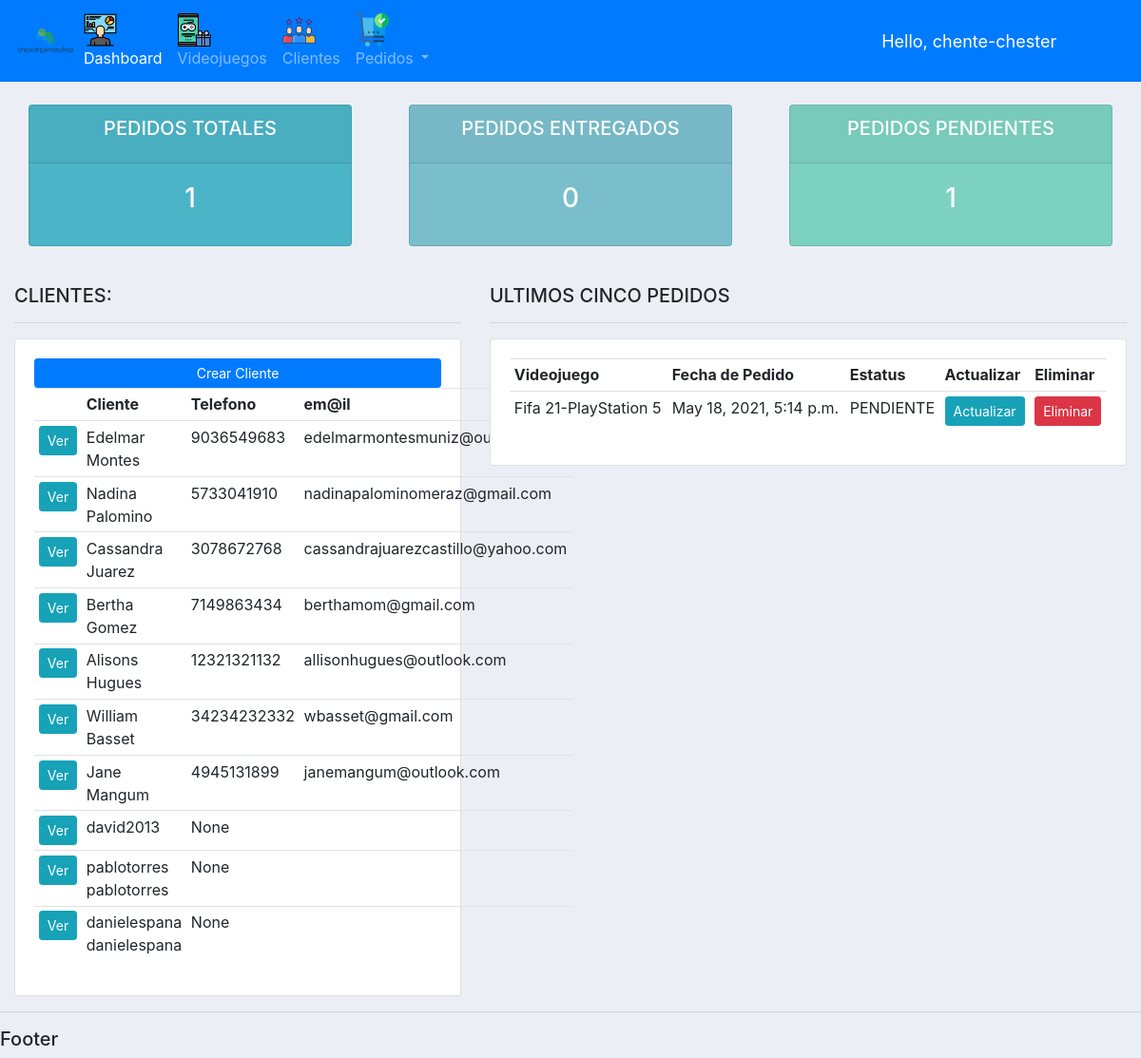
The app's page / (signed in), older data.
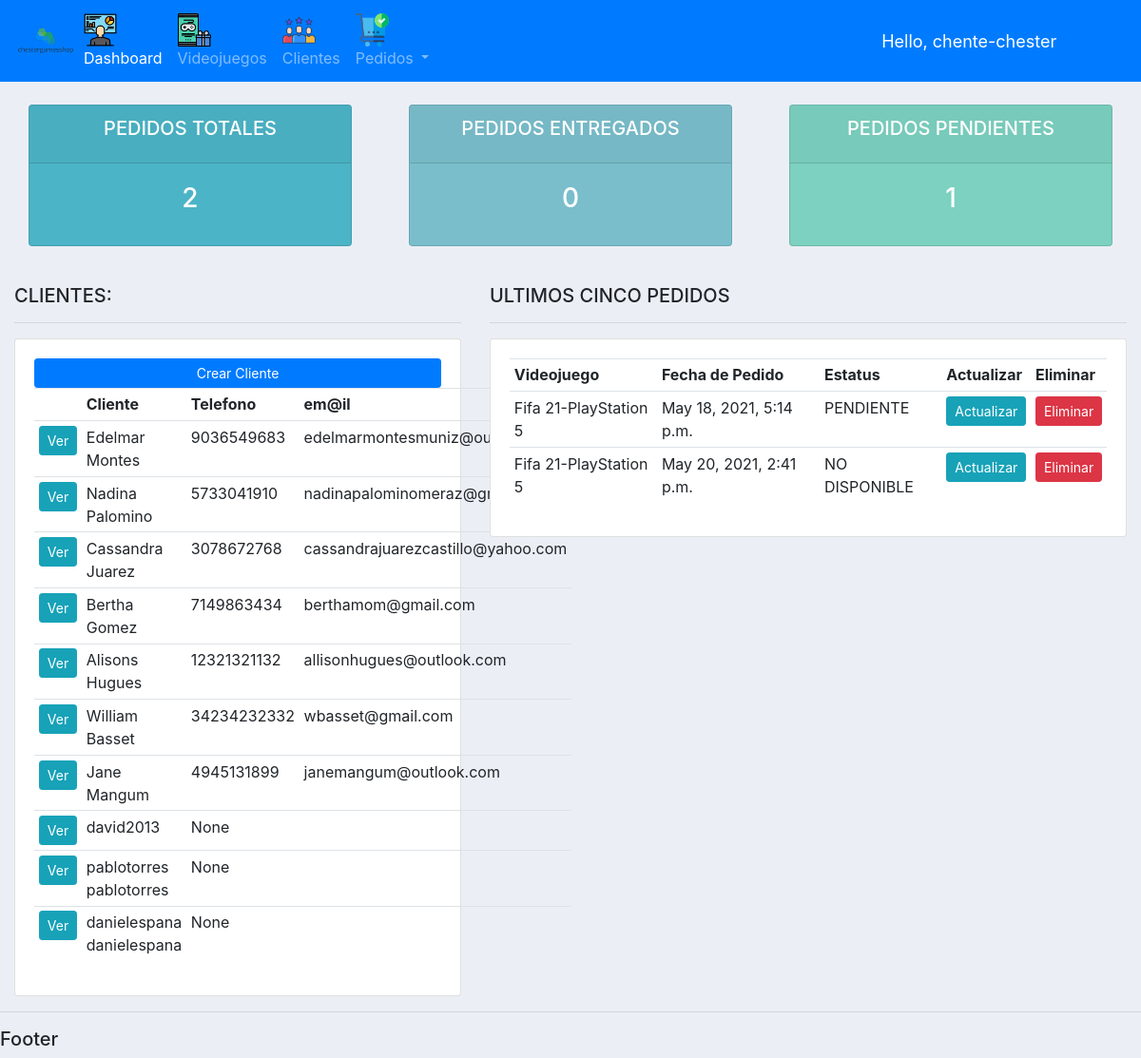
The same page, newer data.
### cuentas/models.py (models this page shows, shortened)
class Cliente(models.Model):
    user = models.OneToOneField(User,null=True,blank=True,on_delete=models.CASCADE)
    primer_nombre = models.CharField(max_length=200)
    segundo_nombre = models.CharField(max_length=200,blank=True)
    primer_apellido = models.CharField(max_length=200)
    segundo_apellido = models.CharField(max_length=200,blank=True)
    email = models.EmailField()
    telefono = models.BigIntegerField(null=True,blank=True)
    perfil_foto = models.ImageField(default="user.png",null=True,blank=True,upload_to='fotosperfil')
    fecha_creacion = models.DateTimeField(auto_now_add=True,null=True)

class Pedido(models.Model):
    ESTATUS = (
        ('PENDIENTE','PENDIENTE'),
        ('NO DISPONIBLE','NO DISPONIBLE'),
        ('ENTREGADO','ENTREGADO'),
    )
    cliente = models.ForeignKey(Cliente,null=True,on_delete = models.SET_NULL)
    videojuego = models.ForeignKey(Videojuego,null=True,on_delete = models.SET_NULL)
    fecha_pedido = models.DateTimeField(auto_now_add=True,null=True)
    estatus = models.CharField(max_length=200,null=True,choices=ESTATUS)
    nota = models.CharField(max_length=1000,null=True)

class Videojuego(models.Model):
    caratula = models.ImageField(upload_to='caratulas')
    nombre = models.CharField(max_length=200)
    PLAYSTATION5 = 'PlayStation 5'
    XBOXSERIES = 'XBOX Series'
    PLAYSTATION4 = 'PlayStation 4'
    XBOXONE = 'Xbox ONE'
    COMPUTADORA = 'PC'
    NINTENDOSWITCH = 'Nintendo Switch'
    ELECCION_PLATAFORMA = [
        (PLAYSTATION5,'PlayStation 5'),
        (XBOXSERIES,'XBOX Series'),
        (PLAYSTATION4,'PlayStation 4'),
        (XBOXONE,'XBOXONE'),
        (COMPUTADORA,'PC'),
        (NINTENDOSWITCH,'Nintendo Switch'),
    ]
    plataforma = models.CharField(max_length=50,
    choices=ELECCION_PLATAFORMA,
    default=PLAYSTATION4)
    ACCIONYAVENTURAS = 'Accion y Aventuras'
    JUEGOSMESA = 'Juegos de Mesa'
    FAMILIAR = 'Familiar'
    LUCHA = 'Lucha'
    PLATAFORMAS = 'Plataformas'
    PUZZLES = 'Puzzles'
    CARRERAS = 'Carreras'
    JUEGOSROL = 'Juegos de Rol'
    TIROS = 'FPS'
    SIMULACION = 'Simulacion'
    DEPORTES = 'Deportes'
    ESTRATEGIA = 'Estrategia'
    ELECCION_GENERO = [
        (ACCIONYAVENTURAS,'Accion y Aventuras'),
        (JUEGOSMESA,'Juegos de Mesa'),
        (FAMILIAR , 'Familiar'),
        (LUCHA , 'Lucha'),
        (PLATAFORMAS , 'Plataformas'),
        (PUZZLES , 'Puzzles'),
        (CARRERAS , 'Carreras'),
        (JUEGOSROL , 'Juegos de Rol'),
        (TIROS , 'FPS'),
        (SIMULACION , 'Simulacion'),
        (DEPORTES , 'Deportes'),
        (ESTRATEGIA , 'Estrategia'),
    ]
    genero = models.CharField(max_length=50,
    choices=ELECCION_GENERO,
    default=ACCIONYAVENTURAS)
    TODOS = 'E'
    TODOS10 = 'E+10'
    ADOLESCENTES = 'T'
    ADULTOS = 'M'
    PENDIENTE = 'RP'
    ELECCION_CLASIFICACION = [
        (TODOS , 'TODOS'),
        (TODOS10,'TODOS+10'),
        (ADOLESCENTES,'ADOLESCENTES'),
        (ADULTOS,'ADULTOS'),
        (PENDIENTE,'PENDIENTE'),
    ]
    clasificacion = models.CharField(max_length=50,
    choices=ELECCION_CLASIFICACION,
    default=TODOS,blank=True)
    descripcion = models.CharField(max_length=200,blank=True)
    fecha_lanzamiento = models.DateTimeField(blank=True)
    precio = models.FloatField(blank=True)
    tags = models.ManyToManyField(Tag)
    stock = models.IntegerField(blank=True)
    def __str__(self):
        return self.nombre+"-"+self.plataforma

### cuentas/decorators.py (the view)
    def wrapper_function(request, *args, **kwargs):
        group = None
        if request.user.groups.exists():
            group = request.user.groups.all()[0].name
        if group == 'clientes':
            return redirect('user-page')
        if group == 'admin':
            return view_func(request,*args, **kwargs)

### cuentas/templates/cuentas/dashboard.html (shortened to what this page needs)
{% extends 'cuentas/main.html' %}
{% block content %}
{% include 'cuentas/estatus.html' %}
<br>
<div class="row">
    <div class="col-md-5">
        <h5>  CLIENTES:</h5>
        <hr>
        <div class="card card-body">
            <a class="btn btn-primary btn-sm btn-block" href="">
                Crear Cliente
            </a>
            <table class="table table-sm">
                <tr>
                    <th></th>
                    <th>Cliente</th>
                    <th>Telefono</th>
                    <th>em@il</th>
                </tr>
                {% for cliente in clientes  %}
                    <tr>
                        <td><a class="btn btn-sm btn-info" href="{% url 'cliente' cliente.id %}">Ver</a></td>
                        <td>{{cliente.primer_nombre}} {{cliente.primer_apellido}}</td>
                        <td>{{cliente.telefono}}</td>
                        <td>{{cliente.email}}</td>
                    </tr>
                {% endfor %}
            </table>
        </div>
    </div>
    <div class="col-md-7">
        <h5>ULTIMOS CINCO PEDIDOS</h5>
        <hr>
        <div class="card card-body">
            <table class="table table-sm">
                <tr>
                    <th>Videojuego</th>
                    <th>Fecha de Pedido</th>
                    <th>Estatus</th>
                    <th>Actualizar</th>
                    <th>Eliminar</th>
                </tr>
                {% for pedido in listaPedidos  %}
                    <tr>
                        <td>{{pedido.videojuego}}</td>
                        <td>{{pedido.fecha_pedido}}</td>
                        <td>{{pedido.estatus}}</td>
                        <td><a class="btn btn-sm btn-info" href="{% url 'actualizar_pedido' pedido.id %}">Actualizar</a></td>
                        <td><a class="btn btn-sm btn-danger" href="{% url 'eliminar_pedido' pedido.id %}">Eliminar</a></td>
                    </tr>
                {% endfor %}
            </table>
        </div>
    </div>
</div>
{% endblock %}

Row changes from the older to the newer data that the page shows:
added Pedido: videojuego "Fifa 21-PlayStation 5", fecha_pedido "May 20, 2021, 2:41 p.m.", estatus "NO DISPONIBLE"
Text that changed along with them:
{{ pedidosTotales }}: "1" → "2"
